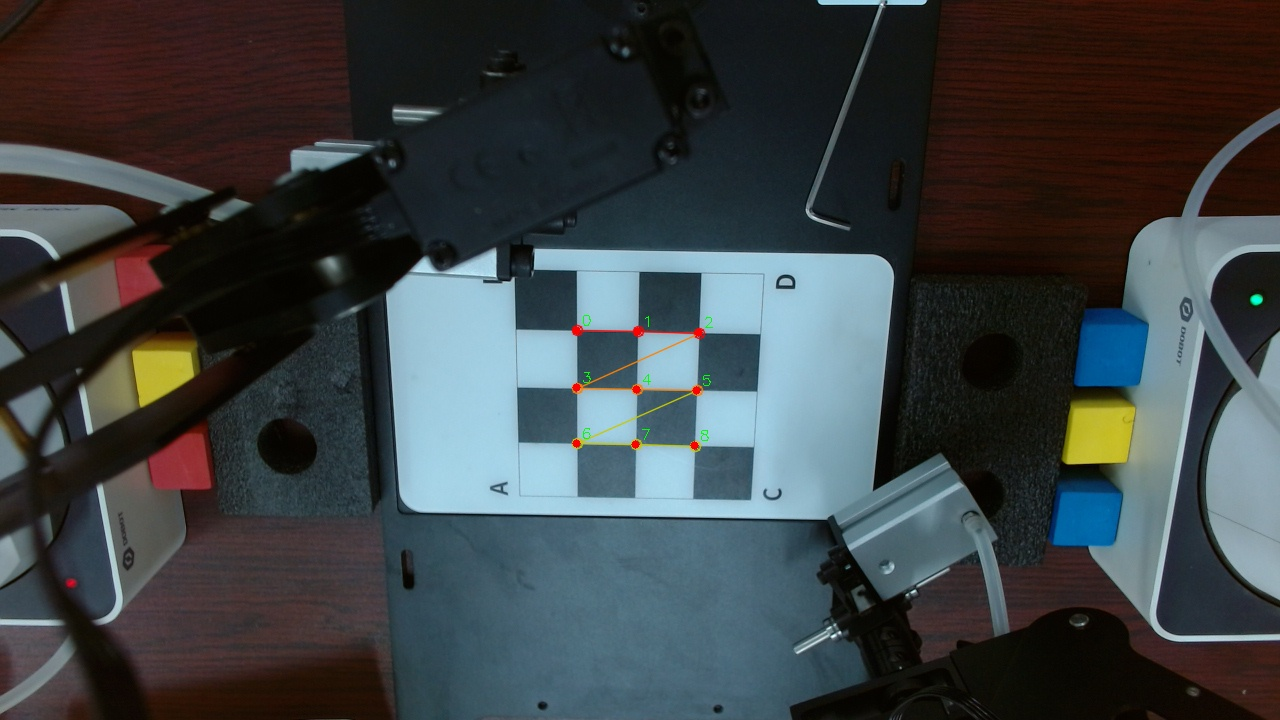
#> input picture chessboard_corners_1768827651.jpg, 1280 x 720 px, given in place of the camera
$ python Detect.py
#> lines starting #> are read from the running program, lines starting #| are printed output that depends on the picture; after the words box and inside, x2 and y2 are one past the last pixel; in counts of white or black regions, pixels touching at a corner belong together
#> in main, frame is the input picture: shape (720, 1280, 3); mean B, G, R 67.7, 65.7, 59.8
import cv2
import numpy as np
import os
import json
import time
from config import COORDINATES_FILE, COMMAND_FILE

# ====================== 可调参数（“置信度”相关） ======================
# 最小面积阈值：用于过滤噪声/小块，数值越大检测越严格
MIN_AREA = 700
# 最大面积阈值：过滤巨大多边形背景干扰
MAX_AREA = 50000
# 颜色饱和度下限：越大越严格（在光照较弱或颜色不纯时可适当降低）
MIN_SAT = 100
# 亮度下限：越大越严格（画面偏暗时可适当降低）
MIN_VAL = 80
# 形状近似阈值：轮廓近似的精度（占周长比例）
APPROX_EPS_RATIO = 0.02
ASPECT_TOL = 0.3
MIN_VERTICES = 4
MAX_VERTICES = 8
MIN_EXTENT = 0.5
# 中心像素稳定阈值：波动小于该值则不更新中心坐标
STABLE_TOL = 2
# 角度时域平滑系数（0~1）：越小越平滑但延迟越高
ALPHA = 0.2
# 连续稳定帧阈值：达到该帧数后写一次数据
STABLE_FRAMES = 10

def open_camera():
    cap = cv2.VideoCapture(1)
    if not cap.isOpened():
        cap = cv2.VideoCapture(1, cv2.CAP_DSHOW)
    if not cap.isOpened():
        return None
    return cap

def color_masks(hsv):
    # red
    lower_red1 = np.array([0, 122, 83])
    upper_red1 = np.array([14, 255, 255])
    lower_red2 = np.array([170, 100, 70])
    upper_red2 = np.array([180, 255, 255])
    red = cv2.bitwise_or(cv2.inRange(hsv, lower_red1, upper_red1), cv2.inRange(hsv, lower_red2, upper_red2))
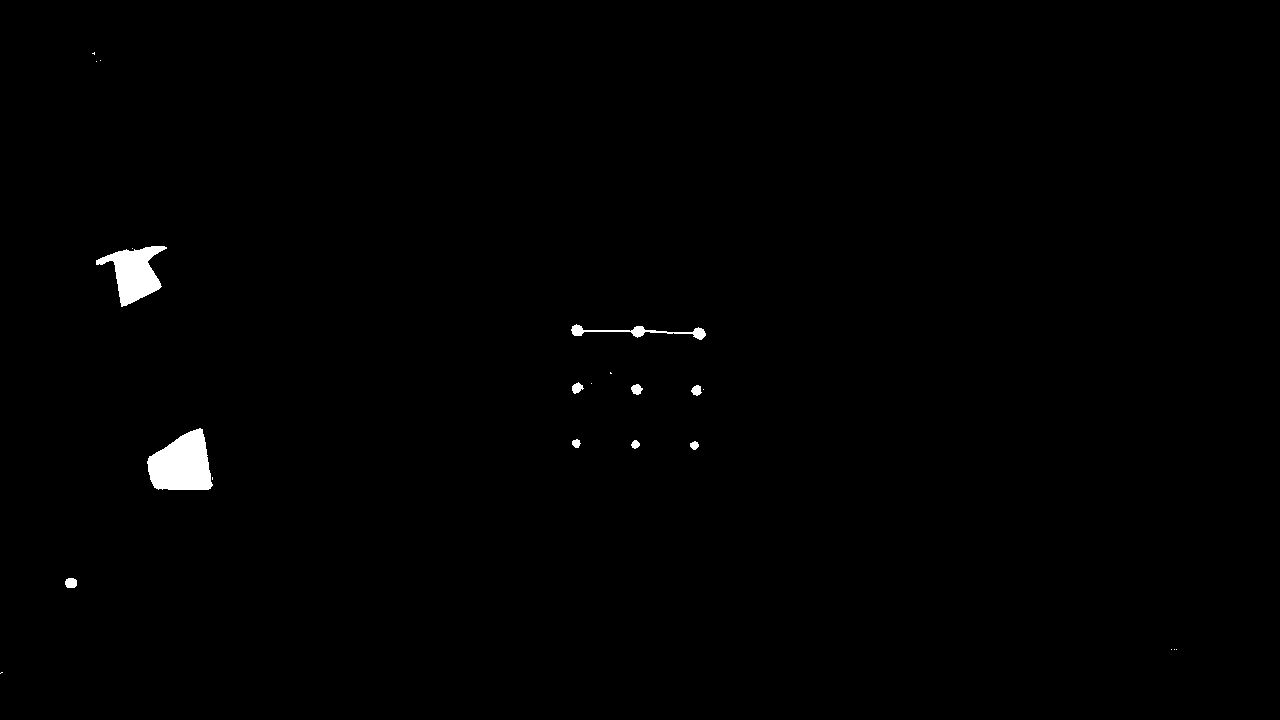
#> red: shape (720, 1280); 0.67% white; 22 white regions (12 under 20 px), largest, box (x1, y1, x2, y2) and area: (147, 428, 213, 490) 2928, (96, 246, 167, 307) 2142, (571, 324, 706, 340) 550
    # green
    lower_green = np.array([63, 99, 70])
    upper_green = np.array([85, 255, 255])
    green = cv2.inRange(hsv, lower_green, upper_green)
#> green: shape (720, 1280); 0.08% white; 11 white regions (1 under 20 px), largest, box (x1, y1, x2, y2) and area: (701, 373, 712, 387) 118, (1250, 294, 1263, 306) 111, (581, 371, 593, 383) 76
    # blue
    lower_blue = np.array([100, 144, 151])
    upper_blue = np.array([130, 255, 255])
    blue = cv2.inRange(hsv, lower_blue, upper_blue)
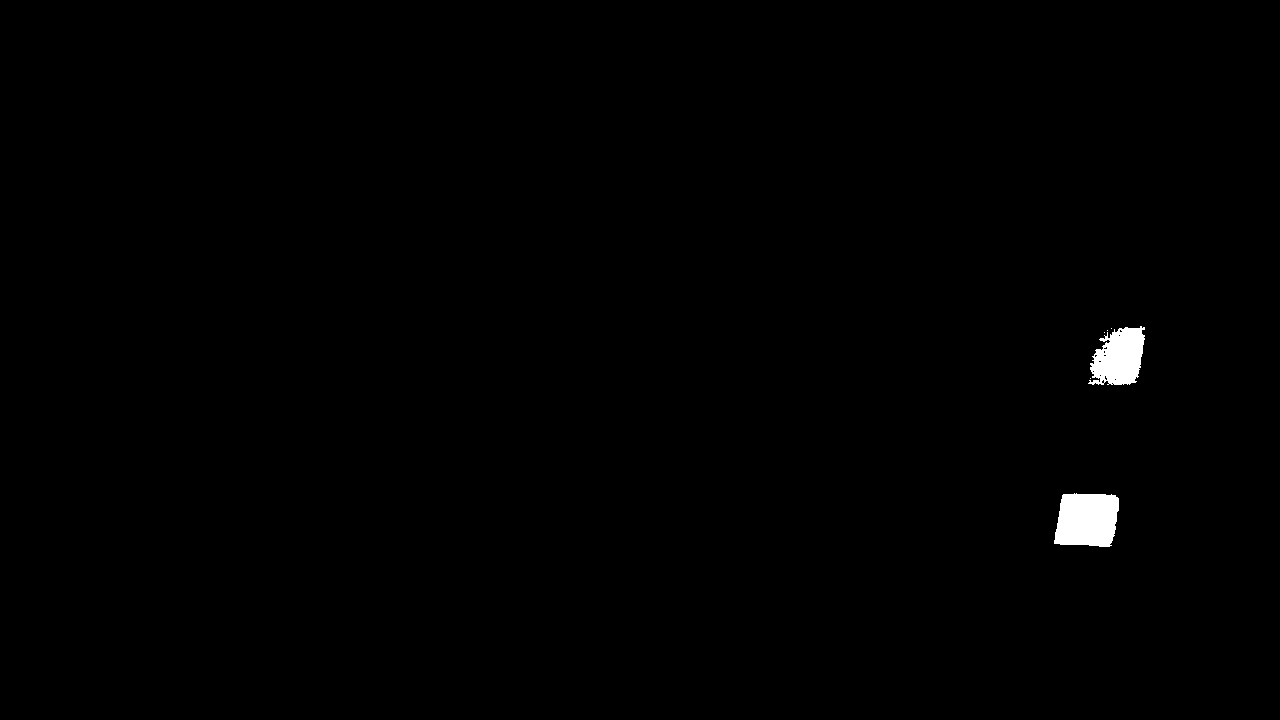
#> blue: shape (720, 1280); 0.58% white; 6 white regions (4 under 20 px), largest, box (x1, y1, x2, y2) and area: (1054, 493, 1119, 547) 2991, (1088, 326, 1145, 385) 2375

    return {"red": red, "green": green, "blue": blue}

def refine(mask):
    k = np.ones((5,5), np.uint8)
    mask = cv2.morphologyEx(mask, cv2.MORPH_OPEN, k)
    mask = cv2.morphologyEx(mask, cv2.MORPH_CLOSE, k)
    return mask

def smooth_angle(name, current_angle, last_angles):
    if name in last_angles:
        filtered = ALPHA * current_angle + (1.0 - ALPHA) * last_angles[name]
        last_angles[name] = filtered
        return filtered
    else:
        last_angles[name] = current_angle
        return current_angle

def draw_blocks(frame, hsv, prev_centers, last_angles):
    masks = color_masks(hsv)
#> masks = 3 items
    colors_bgr = {"red": (0,0,255), "green": (0,255,0), "blue": (255,0,0)}
    blocks = []
    for name, m in masks.items():
        m = refine(m)
        cnts = cv2.findContours(m, cv2.RETR_EXTERNAL, cv2.CHAIN_APPROX_SIMPLE)[0]
        for c in cnts:
            area = cv2.contourArea(c)
            # 面积过滤：太小或太大都认为是干扰
            if area < MIN_AREA or area > MAX_AREA:
                continue
            # 勾勒形状（轮廓近似）
            peri = cv2.arcLength(c, True)
            approx = cv2.approxPolyDP(c, APPROX_EPS_RATIO * peri, True)
            # 顶点数量过滤：近似四边形（容忍轻微噪声）
            vtx = len(approx)
            if vtx < MIN_VERTICES or vtx > MAX_VERTICES:
                continue
            # 宽高比过滤：正方形宽高比应接近 1
            x,y,w,h = cv2.boundingRect(approx)
            if h <= 0 or w <= 0:
                continue
            ar = w / float(h)
            if not (1.0 - ASPECT_TOL <= ar <= 1.0 + ASPECT_TOL):
                continue
            # 填充度过滤：轮廓面积 / 外接矩形面积，过小说明不规则或空洞
            extent = area / float(w*h)
            if extent < MIN_EXTENT:
                continue
            cv2.drawContours(frame, [approx], -1, colors_bgr[name], 2)
            # 计算并标注中心
            M = cv2.moments(c)
            if M["m00"] > 0:
                cx = int(M["m10"]/M["m00"])
                cy = int(M["m01"]/M["m00"])
            else:
                r = cv2.minAreaRect(c)
                cx, cy = int(r[0][0]), int(r[0][1])
            rect = cv2.minAreaRect(c)
            angle_deg = -float(rect[2])
            # 角度时域滤波（移动平均）
            angle_deg = float(smooth_angle(name, angle_deg, last_angles))
            # 中心像素稳定：若变化小于阈值则保持上次中心
            if name in prev_centers:
                lx, ly = prev_centers[name]
                if abs(cx - lx) < STABLE_TOL and abs(cy - ly) < STABLE_TOL:
                    cx, cy = lx, ly
                else:
                    prev_centers[name] = (cx, cy)
            else:
                prev_centers[name] = (cx, cy)
            cv2.circle(frame, (cx, cy), 6, colors_bgr[name], -1)
            cv2.putText(frame, f"{name} ({cx},{cy}) ang={angle_deg:.1f}°", (cx+8, cy-8), cv2.FONT_HERSHEY_SIMPLEX, 0.6, colors_bgr[name], 2)
            blocks.append({"color": name, "x": float(cx), "y": float(cy), "angle": float(angle_deg)})
#> this loop made 3 passes
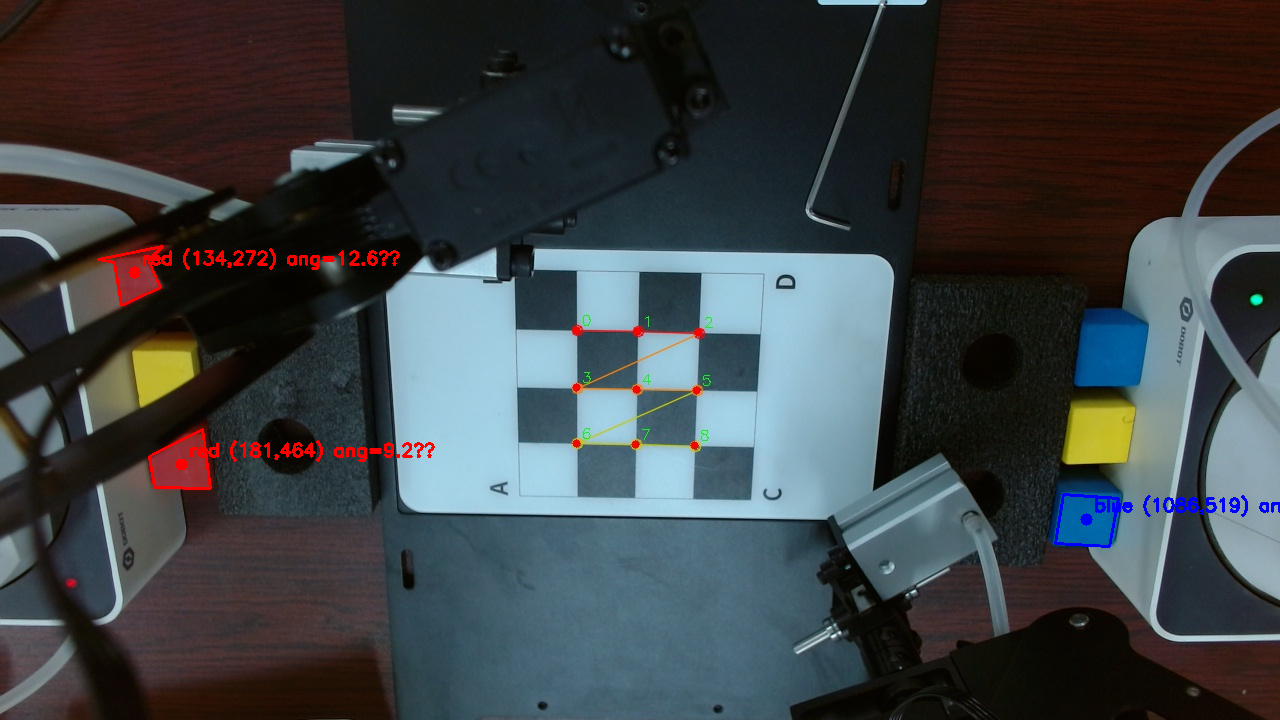
#> frame: shape (720, 1280, 3); 0.71% of pixels changed, all inside (x1, y1, x2, y2) = (97, 245, 1280, 548)
#> after the loop, blocks = 3 items; prev_centers = {'red': (134, 272), 'blue': (1086, 519)}
    return frame, blocks

def check_command():
    if not os.path.exists(COMMAND_FILE):
        return "idle"
    try:
        with open(COMMAND_FILE, "r", encoding="utf-8") as f:
            data = json.load(f)
            return data.get("command", "idle")
    except Exception:
        return "idle"

def set_command(cmd):
    try:
        with open(COMMAND_FILE, "w", encoding="utf-8") as f:
            json.dump({"command": cmd}, f)
    except Exception:
        pass

def main():
    cap = open_camera()
    if cap is None:
        print("摄像头打开失败")
        return
    print("摄像头预览启动，等待机械臂指令...")

    # 确保初始状态为 idle
    set_command("idle")

    saved = False
    stable_counter = 0
    blocks_prev = []

    while True:
        ret, frame = cap.read()
        if not ret:
            cv2.waitKey(10)
            continue

        hsv = cv2.cvtColor(frame, cv2.COLOR_BGR2HSV)
        if 'prev_centers' not in globals():
            prev_centers = {}
        if 'last_angles' not in globals():
            last_angles = {}

        out, blocks = draw_blocks(frame, hsv, prev_centers, last_angles)
#> blocks = 3 items

        # 读取当前指令
        current_cmd = check_command()

        # 只有当指令为 detect 时才进行稳定性判断和写入
        if current_cmd == "detect":
            # 如果刚进入 detect 状态（saved=True表示上一轮刚结束，这里需要重置状态）
            # 但这里简化处理：只要是 detect 且没保存过，就进行判断

            # 当前帧与上一帧按颜色进行近邻匹配
            stable = True
            by_color_prev = {}
            for b in blocks_prev:
                by_color_prev.setdefault(b["color"], []).append((b["x"], b["y"]))

            for b in blocks:
                color = b["color"]
                cx, cy = b["x"], b["y"]
                if color not in by_color_prev or len(by_color_prev[color]) == 0:
                    stable = False
                    break
                dists = [abs(cx - px) + abs(cy - py) for (px, py) in by_color_prev[color]]
                if min(dists) >= STABLE_TOL:
                    stable = False
                    break

            # 如果物体数量变化，也不稳定
            if len(blocks) != len(blocks_prev):
                stable = False

            blocks_prev = [{"color": b["color"], "x": b["x"], "y": b["y"]} for b in blocks]

            if stable:
                stable_counter += 1
            else:
                stable_counter = 0

            # 屏幕提示状态
            cv2.putText(out, f"Scanning... {stable_counter}/{STABLE_FRAMES}", (10, 30),
                        cv2.FONT_HERSHEY_SIMPLEX, 0.7, (0, 0, 255), 2)

            if stable and stable_counter >= STABLE_FRAMES:
                # 即使没有物块 detected，只要稳定也应该返回（空列表），防止无限等待
                # 但通常至少等有方块？不，如果桌上没方块，也应该返回 done。
                # 这里的逻辑假设是“等待画面稳定”。

                try:
                    os.makedirs(os.path.dirname(COORDINATES_FILE), exist_ok=True)
                    data = {"timestamp": time.time(), "blocks": blocks}
                    tmp = COORDINATES_FILE + ".tmp"
                    with open(tmp, "w", encoding="utf-8") as f:
                        json.dump(data, f, ensure_ascii=False, indent=2)
                    os.replace(tmp, COORDINATES_FILE)

                    print(f"检测稳定，已写入 {len(blocks)} 个小物块")
                    set_command("done") # 通知机械臂完成
                    stable_counter = 0 # 重置计数器
                except Exception as e:
                    print(f"写入文件失败: {e}")
        else:
            # IDLE or DONE 状态
            stable_counter = 0
            cv2.putText(out, f"Status: {current_cmd.upper()}", (10, 30),
                        cv2.FONT_HERSHEY_SIMPLEX, 0.7, (0, 255, 0), 2)
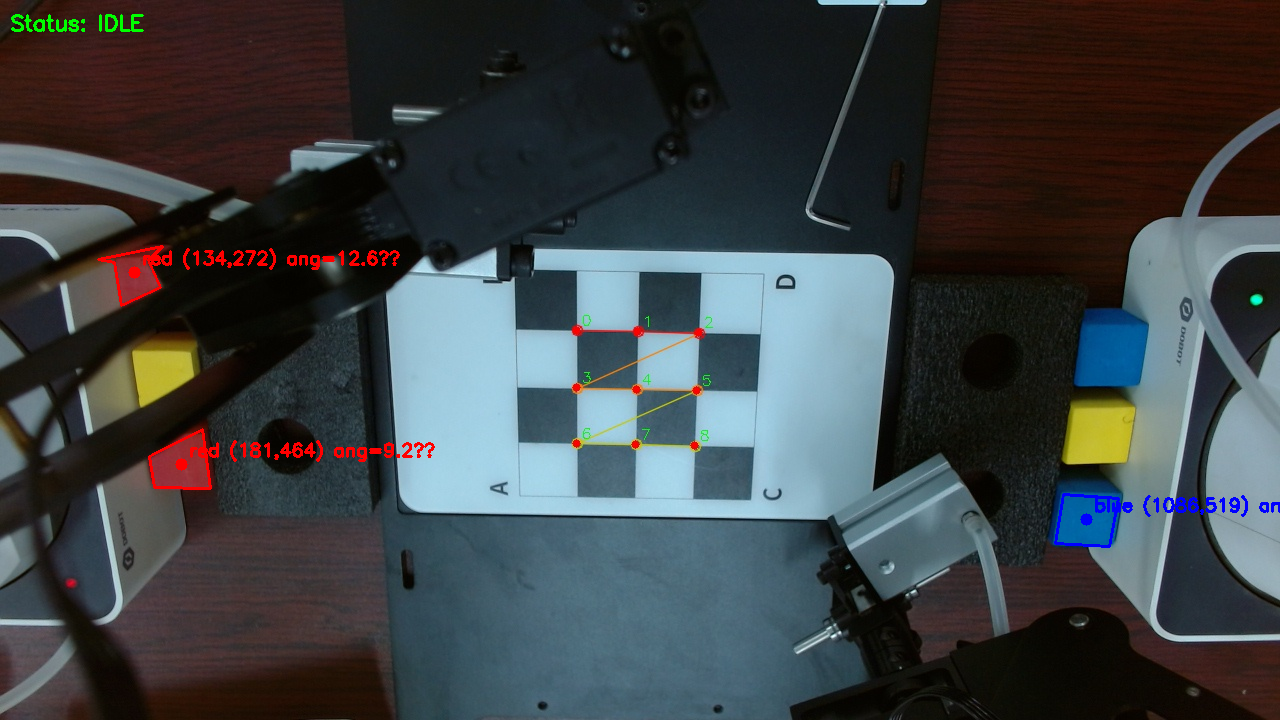
#> out: shape (720, 1280, 3); 0.1% of pixels changed, all inside (x1, y1, x2, y2) = (11, 14, 144, 32)

        cv2.imshow("Detect", out)
        if cv2.waitKey(1) & 0xFF == ord('q'):
#> (key q is pressed here)
            break

    cap.release()
    cv2.destroyAllWindows()

if __name__ == "__main__":
    main()
